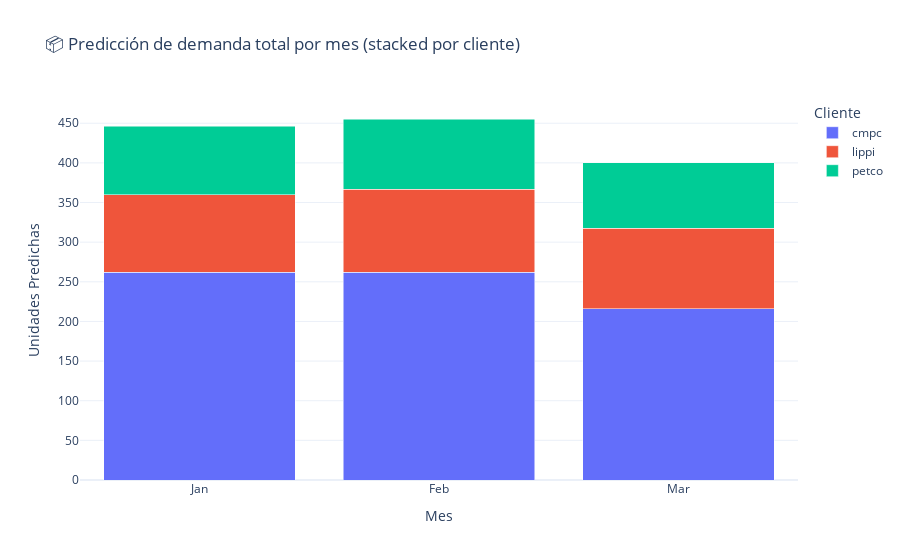

Notebook code for this chart:
### Code cell
# Asegurar que el nombre del mes sea categórico y ordenado
df_future['mes_nombre'] = pd.Categorical(
    df_future['fecha'].dt.strftime('%b'),
    categories=['Jan', 'Feb', 'Mar'],
    ordered=True
)

# Crear gráfico de barras apiladas (stacked)
fig = px.bar(
    df_future,
    x='mes_nombre',
    y='pred_unidades',
    color='cliente',
    barmode='stack',
    labels={'mes_nombre': 'Mes', 'pred_unidades': 'Unidades Predichas'},
    title='📦 Predicción de demanda total por mes (stacked por cliente)'
)

fig.update_layout(
    xaxis_title='Mes',
    yaxis_title='Unidades Predichas',
    legend_title='Cliente',
    template='plotly_white'
)

fig.show()

### Figure 1 — Plotly figure (JSON) as saved in the notebook; plotly's stock layout.template omitted (floating-point values rounded to 4 significant figures)
{"data": [{"hovertemplate": "cliente=cmpc<br>Mes=%{x}<br>Unidades Predichas=%{y}<extra></extra>", "legendgroup": "cmpc", "marker": {"color": "#636efa", "pattern": {"shape": ""}}, "name": "cmpc", "orientation": "v", "showlegend": true, "textposition": "auto", "type": "bar", "x": ["Jan", "Feb", "Mar"], "xaxis": "x", "y": [261.8, 261.8, 215.8], "yaxis": "y"}, {"hovertemplate": "cliente=lippi<br>Mes=%{x}<br>Unidades Predichas=%{y}<extra></extra>", "legendgroup": "lippi", "marker": {"color": "#EF553B", "pattern": {"shape": ""}}, "name": "lippi", "orientation": "v", "showlegend": true, "textposition": "auto", "type": "bar", "x": ["Jan", "Feb", "Mar"], "xaxis": "x", "y": [97.92, 104.8, 101.7], "yaxis": "y"}, {"hovertemplate": "cliente=petco<br>Mes=%{x}<br>Unidades Predichas=%{y}<extra></extra>", "legendgroup": "petco", "marker": {"color": "#00cc96", "pattern": {"shape": ""}}, "name": "petco", "orientation": "v", "showlegend": true, "textposition": "auto", "type": "bar", "x": ["Jan", "Feb", "Mar"], "xaxis": "x", "y": [86.74, 88.74, 82.86], "yaxis": "y"}], "layout": {"barmode": "stack", "legend": {"title": {"text": "Cliente"}, "tracegroupgap": 0}, "title": {"text": "📦 Predicción de demanda total por mes (stacked por cliente)"}, "xaxis": {"anchor": "y", "domain": [0, 1], "title": {"text": "Mes"}}, "yaxis": {"anchor": "x", "domain": [0, 1], "title": {"text": "Unidades Predichas"}}}}
